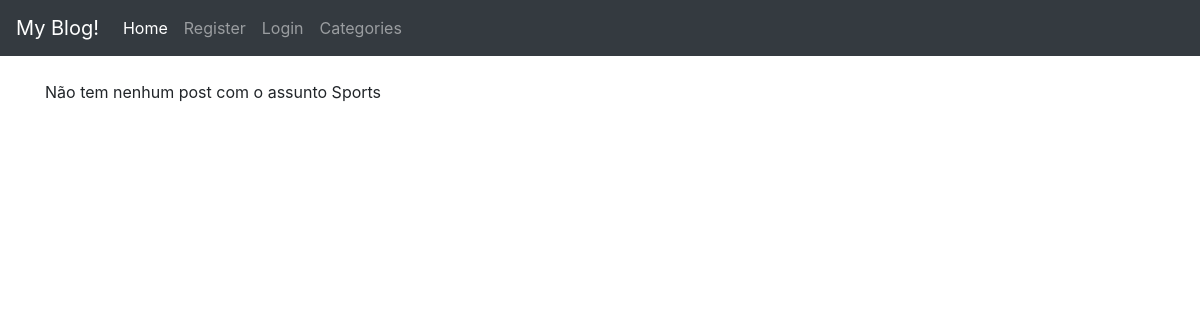
/category/sports/, run on an earlier commit of the app's database.
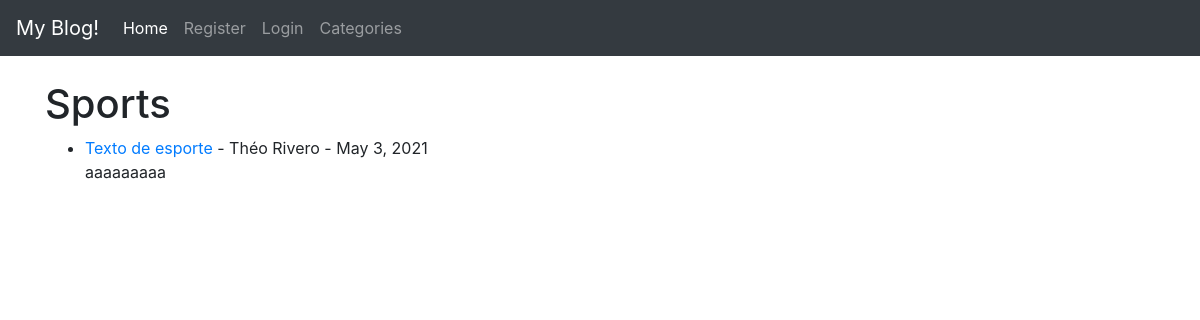
And on a later commit of the database.
### theblog/models.py (models this page shows, shortened)
class Post(models.Model):
	title = models.CharField(max_length=255)
	title_tag = models.CharField(max_length=255)
	author = models.ForeignKey(User, on_delete=models.CASCADE) #models.CASCADE caso o user seja apagado todos os seus posts são apagados tbm
	body = models.TextField()
	post_date = models.DateField(auto_now_add=True)
	category = models.CharField(max_length=255, default='coding')

### theblog/views.py (the view)
# urls.py: path('category/<str:cats>/', CategoryView, name='category'),
def CategoryView(request, cats):
	cats = cats.replace('-', ' ')
	category_posts = Post.objects.filter(category=cats)
	context =  {'category_posts':category_posts, 'cats':cats}
	return render(request, 'categories.html', context)

### theblog/templates/categories.html (shortened to what this page needs)
{% extends 'base.html' %}
{% block content %}
{% if category_posts %}
	<h1>{{cats|capfirst }}</h1>
	<ul>
	{% for post in category_posts %}
		<li>
			<a href="{% url 'article-detail' post.id %}">{{post.title}}</a> - {{post.author.first_name}} {{post.author.last_name}} - {{post.post_date}}
			<p>{{post.body|slice:":100"|safe}}</p>
		</li>
	{% endfor %}
	</ul>
{% else %}
	<p>Não tem nenhum post com o assunto {{cats|capfirst}}</p>
{% endif %}
{% endblock %}

What changed in the data, as far as the page shows it:
added Post: category "Sports", title "Texto de esporte", author.first_name "Théo", author.last_name "Rivero", post_date "May 3, 2021", body "aaaaaaaaa"
Also different on the page:
{{ cats|capfirst }}: "Sports" → (not shown)
text no longer shown: "Não tem nenhum post com o assunto"
